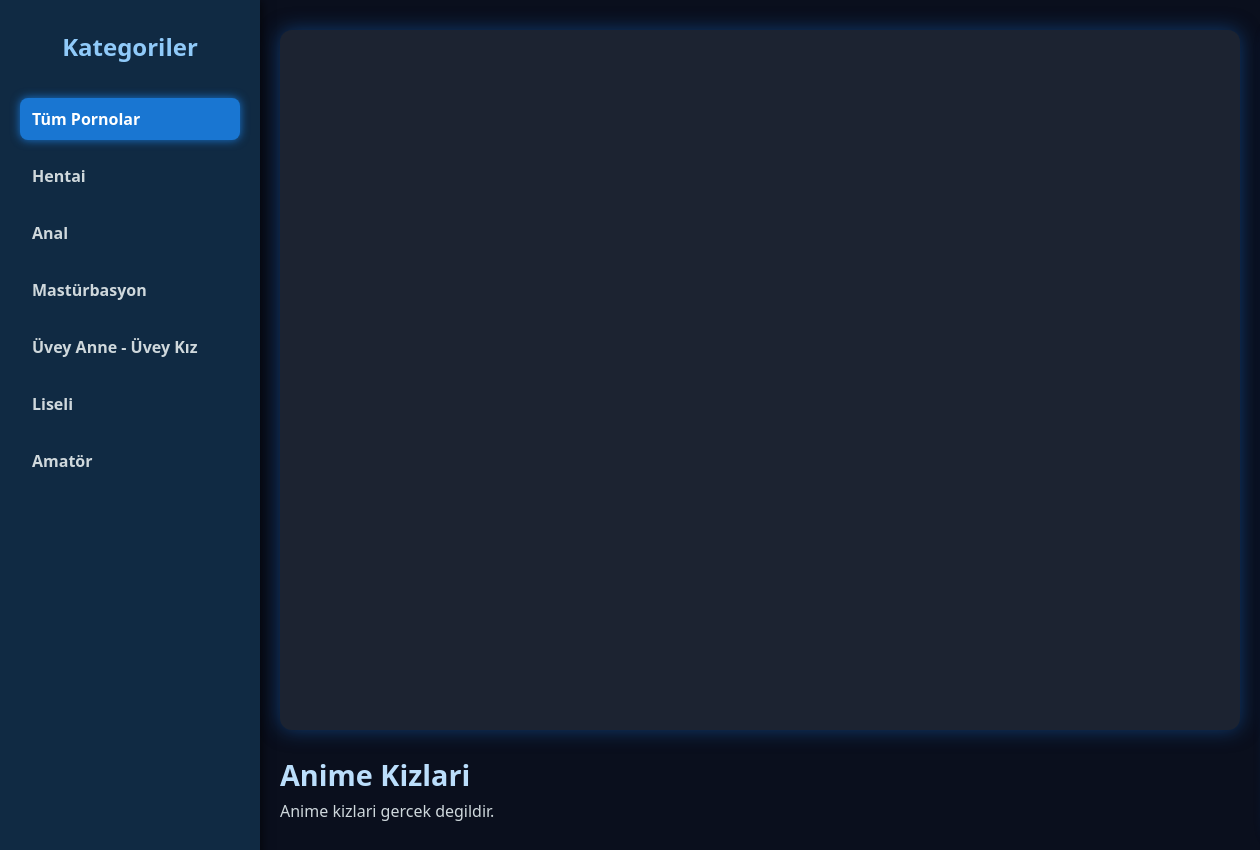
/porno/5/watch/, run on the app's committed database.
### porno/models.py (models this page shows, shortened)
class PornCategory(models.Model):
    name = models.CharField(max_length=100)

class PornVideo(models.Model):
    title = models.CharField(max_length=255)
    description = models.TextField(blank=True, null=True)
    poster = models.ImageField(upload_to='posters/', blank=True, null=True)
    video_url = models.URLField(blank=True, null=True)  # tüm video linkleri buraya
    external_id = models.CharField(max_length=50, blank=True, null=True)
    upload_date = models.DateTimeField(auto_now_add=True)
    category = models.ForeignKey(PornCategory, on_delete=models.CASCADE)

### porno/views.py (the view)
# urls.py: path('porno/<int:video_id>/watch/', views.porno_watch, name='porno_watch'),
def porno_watch(request, video_id):
    video = get_object_or_404(PornVideo, id=video_id)
    categories = PornCategory.objects.all()
    videos = PornVideo.objects.all()  # tüm videoları aldık
    context = {
        'video': video,
        'categories': categories,
        'videos': videos,            # bunu kesin ekle
        'secili_kategori': None,
    }
    return render(request, 'pornomovie/porno_watch.html', context)

### porno/templates/pornomovie/porno_watch.html (shortened to what this page needs)
<!DOCTYPE html>
<html lang="tr">
<head>
</head>
<body>
  <nav class="sidebar" role="navigation" aria-label="Kategori Listesi">
    <h2>Kategoriler</h2>
    <a href="{% url 'home' %}" class="{% if not secili_kategori %}active{% endif %}">Tüm Pornolar</a>
    {% for category in categories %}
      <a href="{% url 'category_videos' category.id %}" class="{% if secili_kategori and secili_kategori.id == category.id %}active{% endif %}">{{ category.name }}</a>
    {% endfor %}
  </nav>
  <div class="main-container">
    <div class="video-section">
      <div class="video-player">
        <iframe
          src="https://www.pornhub.com/embed/{{ video.external_id }}"
          allowfullscreen
          title="{{ video.title }}">
        </iframe>
      </div>
      <div class="video-info">
        <h1>{{ video.title }}</h1>
        <p>{{ video.description }}</p>
      </div>
    </div>
  </div>
</body>
</html>

### porno/templates/pornomovie/porno_watch.html (style rules this page uses)
body { margin: 0; background: #0a0f1d; color: #fff; font-family: 'Segoe UI', sans-serif; display: flex; min-height: 100vh; }
.sidebar { width: 220px; background: #102a43; padding: 30px 20px; box-shadow: 2px 0 10px rgba(0, 0, 0, 0.6); display: flex; flex-direction: column; gap: 15px; position: fixed; top: 0; left: 0; bottom: 0; overflow-y: auto; z-index: 1000; user-select: none; }
.sidebar h2 { margin: 0 0 20px 0; color: #90caf9; font-size: 1.5rem; font-weight: 700; text-align: center; }
.sidebar a { color: #cfd8dc; text-decoration: none; font-weight: 600; padding: 10px 12px; border-radius: 8px; transition: background-color 0.3s ease; white-space: nowrap; overflow: hidden; text-overflow: ellipsis; }
.sidebar a:hover, .sidebar a.active { background-color: #1976d2; color: white; box-shadow: 0 0 10px #1976d2; }
.main-container { margin-left: 270px; display: flex; flex-direction: row; padding: 30px 20px 30px 10px; gap: 30px; width: calc(100% - 270px); box-sizing: border-box; }
.video-section { max-width: 1250px; display: flex; flex-direction: column; gap: 10px; flex-shrink: 0; width: 100%; }
.video-player { height: 700px; background: #1c2331; border-radius: 12px; box-shadow: 0 0 20px rgba(21, 101, 192, 0.5); overflow: hidden; }
.video-player iframe { width: 100%; height: 700px; border: none; border-radius: 12px; }
.video-info { background: transparent; padding: 0; border-radius: 0; box-shadow: none; color: #cfd8dc; max-height: none; overflow: visible; user-select: text; }
.video-info h1 { color: #bbdefb; font-size: 1.8rem; margin: 15px 0 5px 0; text-align: left; }
.video-info p { font-size: 1rem; line-height: 1.5; margin: 0 0 15px 0; text-align: left; }

### data on the page
PornCategory: name "Hentai"
PornCategory: name "Anal"
PornCategory: name "Mastürbasyon"
PornCategory: name "Üvey Anne - Üvey Kız"
PornCategory: name "Liseli"
PornCategory: name "Amatör"
PornVideo: title "Anime Kizlari", description "Anime kizlari gercek degildir."
